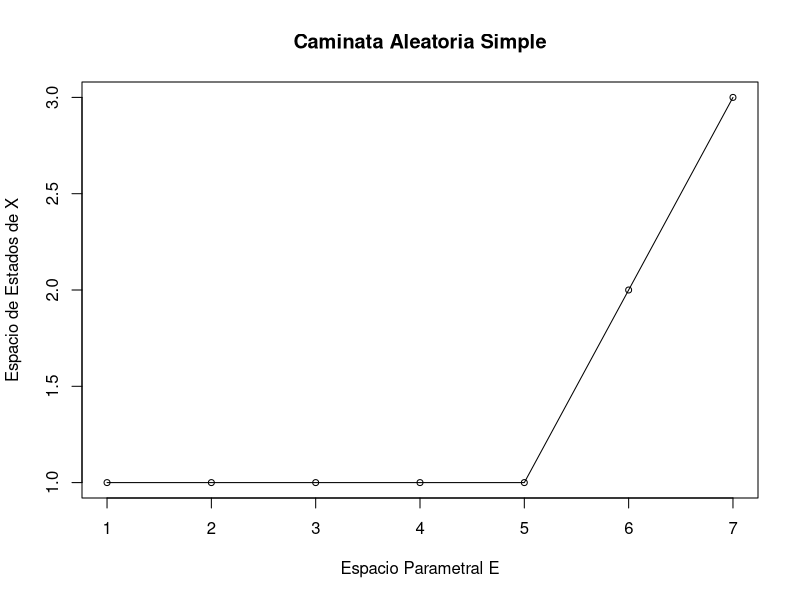

Generate this figure with R:
n= 6
aleatorios<-rbinom(n=n, size=1, p=0.5)
x<-ifelse(aleatorios < 1, 0, 1)
posicion<-c(1,cumsum(x))
cbind(aleatorios, x, posicion)

par(mfrow=c(1,1)) 
plot(x=1:(n+1),y=posicion,type='o',pch=1,cex=.8,
     main='Caminata Aleatoria Simple',  ylab='Espacio de Estados de X', xlab='Espacio Parametral E')
abline(h=0,v=0,col='darkblue', lwd=5)

